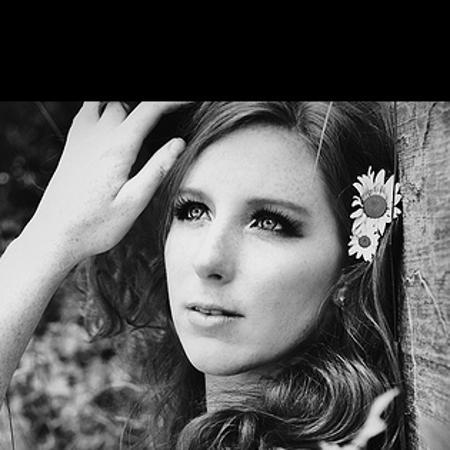
#> input picture kaggle_raw/head-pose-estimation-data-pitch-roll-yaw/New folder/image00483.jpg, 450 x 450 px; its folder holds only this picture in this run
$ python -i app.py   (imports and definitions only)   (older library calls are emulated)
#> lines starting #> are read from the running program, lines starting #| are printed output that depends on the picture
#> further down, picture is the input picture: shape (450, 450, 3); min 0, max 255, mean 89.4
from flask import Flask, render_template, request, jsonify, session, redirect, url_for
import cv2, numpy as np, base64, os, json, time
from datetime import datetime

# [1 line not run here, left out]
# [1 line that did not run here, left out]

# --- Users ---
users = {
    'student1': {'password': 'password1', 'name': 'John Doe', 'role': 'student'},
    'student2': {'password': 'password2', 'name': 'Jane Smith', 'role': 'student'},
    'admin':    {'password': 'admin123',  'name': 'Administrator', 'role': 'admin'}
}

# --- Persistent data stores ---
detection_history = {}
exams_data = {}
exam_sessions = {}

# [37 lines left out: functions load_data, save_detection_data, save_exams_data, save_exam_sessions, not called in this run]

# [1 line not run here, left out]

# [10 lines left out: function ensure_bucket, not called in this run]

# --- Always land on Login first ---
# [3 lines that did not run here, left out]

# --- Auth ---
# [13 lines that did not run here, left out]

# [4 lines that did not run here, left out]

# --- Student dashboard ---
# [8 lines that did not run here, left out]

# --- Admin dashboard ---
# [5 lines that did not run here, left out]

# --- Student history (admin only) ---
# [12 lines that did not run here, left out]

# --- Lightweight CV detectors (heuristics only; no random) ---
face_cascade    = cv2.CascadeClassifier(cv2.data.haarcascades+'haarcascade_frontalface_default.xml')
profile_cascade = cv2.CascadeClassifier(cv2.data.haarcascades+'haarcascade_profileface.xml')
eye_cascade     = cv2.CascadeClassifier(cv2.data.haarcascades+'haarcascade_eye.xml')

def laplacian_variance(gray):
    return float(cv2.Laplacian(gray, cv2.CV_64F).var())

# Global variables for movement and absence detection
prev_frame = None
last_face_detected = None
absence_start_time = None

# Alert cooldown system to prevent spam
last_alert_time = {}
alert_cooldown_seconds = 5  # 5 seconds cooldown per alert type

def analyze_frame(image_bgr):
    """
    Returns one of: 'multiple_people', 'no_face', 'looking_away', 'blur_screen', 'none'
    """
    global prev_frame, last_face_detected, absence_start_time
    import time

    if image_bgr is None or image_bgr.size == 0:
        return 'no_face'

    h, w = image_bgr.shape[:2]
#> h = 450; w = 450
    if max(w, h) > 640:
        scale = 640 / max(w, h)
        image_bgr = cv2.resize(image_bgr, (int(w*scale), int(h*scale)))
    gray = cv2.cvtColor(image_bgr, cv2.COLOR_BGR2GRAY)

    # Store current frame for next comparison
    prev_frame = gray.copy()

    blur = laplacian_variance(gray)
#> blur = 769.5

    # STRICT face detection for multiple people - only use frontal faces for multiple detection
    # Use very strict parameters to avoid false positives
    faces = face_cascade.detectMultiScale(gray, 1.3, 8, minSize=(80, 80), maxSize=(300, 300))
#> faces = [[113, 131, 224, 224]]

    # For multiple people detection, ONLY use frontal faces (no profiles)
    # Profiles will only be used later for "looking away" detection
    allf = list(faces)
#> allf = [[113, 131, 224, 224]]
    filtered_faces = []

    # VERY STRICT overlap filtering - remove any faces that are even slightly overlapping
    for i, face1 in enumerate(allf):
        is_duplicate = False
        for face2 in filtered_faces:
            x1, y1, w1, h1 = face1
            x2, y2, w2, h2 = face2

            # Calculate overlap
            overlap_x = max(0, min(x1 + w1, x2 + w2) - max(x1, x2))
            overlap_y = max(0, min(y1 + h1, y2 + h2) - max(y1, y2))
            overlap_area = overlap_x * overlap_y
            face1_area = w1 * h1
            face2_area = w2 * h2

            # Much stricter overlap threshold - remove if any overlap > 10%
            if overlap_area > 0.1 * min(face1_area, face2_area):
                is_duplicate = True
                break

            # Also check distance between centers - faces must be well separated
            center1_x, center1_y = x1 + w1//2, y1 + h1//2
            center2_x, center2_y = x2 + w2//2, y2 + h2//2
            distance = ((center1_x - center2_x)**2 + (center1_y - center2_y)**2)**0.5
            min_distance = max(w1, h1, w2, h2) * 1.2  # Faces must be at least 1.2x face size apart

            if distance < min_distance:
                is_duplicate = True
                break

        if not is_duplicate:
            # Additional quality check - reject faces that are too small, too large, or near edges
            x, y, w, h = face1
            if (w < 80 or h < 80 or w > 300 or h > 300 or
                x < 20 or y < 20 or x + w > gray.shape[1] - 20 or y + h > gray.shape[0] - 20):
                continue
            filtered_faces.append(face1)
#> this loop made 1 pass
#> after the loop, filtered_faces = [[113, 131, 224, 224]]

    fcnt = len(filtered_faces)
#> fcnt = 1
    current_time = time.time()

    if fcnt == 0:
        # Track absence duration
        if absence_start_time is None:
            absence_start_time = current_time

        # When no face is detected, analyze image to determine if person is absent or looking away
        mean_brightness = np.mean(gray)
        std_brightness = np.std(gray)

        # Check for movement/change from previous frame to detect if person moved away
        movement_detected = False
        if prev_frame is not None:
            diff = cv2.absdiff(gray, prev_frame)
            movement_score = np.mean(diff)
            movement_detected = movement_score > 10  # Threshold for significant movement

        # Time-based analysis
        absence_duration = current_time - absence_start_time if absence_start_time else 0

        # More sophisticated absence detection:
        # 1. Very dark image (person turned off lights) -> no_face
        # 2. Very low contrast (blurry/empty room) -> no_face
        # 3. High brightness + low contrast (empty bright room) -> no_face
        # 4. Absent for more than 5 seconds -> no_face (likely left)
        # 5. Recent movement detected -> looking_away (person moved out of frame)
        # 6. Otherwise -> looking_away (person might be partially visible)

        is_very_dark = mean_brightness < 30
        is_low_contrast = std_brightness < 15
        is_empty_bright_room = mean_brightness > 100 and std_brightness < 25
        is_long_absence = absence_duration > 5.0  # 5 seconds

        if is_very_dark or is_low_contrast or is_empty_bright_room or is_long_absence:
            decision = 'no_face'
            print(f"No face detected - person absent: brightness={mean_brightness:.1f}, contrast={std_brightness:.1f}, duration={absence_duration:.1f}s")
        elif movement_detected:
            # Check if we can detect profile faces (for looking away detection)
            profs = profile_cascade.detectMultiScale(gray, 1.1, 3, minSize=(30, 30))
            if len(profs) > 0:
                decision = 'looking_away'
                print(f"No face but profile detected (looking away): brightness={mean_brightness:.1f}, movement={movement_score:.1f}")
            else:
                decision = 'looking_away'
                print(f"No face but person moved away: brightness={mean_brightness:.1f}, movement={movement_score:.1f}")
        else:
            # Check if we can detect profile faces (for looking away detection)
            profs = profile_cascade.detectMultiScale(gray, 1.1, 3, minSize=(30, 30))
            if len(profs) > 0:
                decision = 'looking_away'
                print(f"No frontal face but profile detected (looking away): brightness={mean_brightness:.1f}, contrast={std_brightness:.1f}")
            else:
                decision = 'looking_away'
                print(f"No face but looking away detected: brightness={mean_brightness:.1f}, contrast={std_brightness:.1f}")
    elif fcnt >= 2:
        # Face detected - reset absence tracking
        last_face_detected = current_time
        absence_start_time = None
        decision = 'multiple_people'
        print(f"Multiple people detected: {fcnt} faces")
    else:
        # Face detected - reset absence tracking
        last_face_detected = current_time
        absence_start_time = None

        # one face → check eyes/aspect (looking away)
        x, y, wf, hf = max(filtered_faces, key=lambda r: r[2]*r[3])
#> wf = 224; hf = 224
        aspect = (wf/float(hf)) if hf else 0.0
#> aspect = 1
        roi = gray[y:y+hf, x:x+wf]
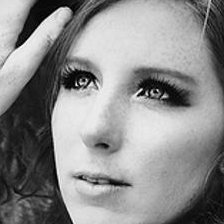
#> roi: shape (224, 224); min 0, max 255, mean 139.5
        # Try multiple eye detection methods for better sensitivity
        eyes = eye_cascade.detectMultiScale(roi, 1.05, 2)  # Even more lenient
#> eyes = [[87, 127, 35, 35], [55, 58, 46, 46], [126, 65, 53, 53], [69, 151, 61, 61]]
        eyes_alt = eye_cascade.detectMultiScale(roi, 1.1, 1)  # Alternative detection
#> eyes_alt = [[88, 130, 31, 31], [55, 58, 46, 46], [124, 64, 55, 55], [67, 144, 72, 72]]

        # Use the detection that finds more eyes
        eyes_count = max(len(eyes), len(eyes_alt))
#> eyes_count = 4

        # More sensitive looking away detection
        face_area = wf * hf
#> face_area = 50176
        image_area = gray.shape[0] * gray.shape[1]
#> image_area = 202500
        face_ratio = face_area / image_area
#> face_ratio = 0.248

        # More sensitive triggers for looking away:
        # 1. Face is wide (side profile) - lowered threshold
        # 2. Face is small (partial face) - increased threshold
        # 3. No eyes detected (most important indicator)
        # 4. Face positioned off-center (looking to side)
        face_center_x = x + wf/2
#> face_center_x = 225
        image_center_x = gray.shape[1] / 2
#> image_center_x = 225
        face_offset = abs(face_center_x - image_center_x) / image_center_x
#> face_offset = 0

        is_side_profile = aspect > 1.1  # Lowered from 1.2
#> is_side_profile = False
        is_partial_face = face_ratio < 0.08  # Increased from 0.05 (8% instead of 5%)
#> is_partial_face = False
        is_off_center = face_offset > 0.3  # Face is more than 30% off center
#> is_off_center = False
        no_eyes = eyes_count == 0
#> no_eyes = False

        # Trigger looking away if any of these conditions are met:
        # - Side profile OR partial face OR off-center face, AND no eyes detected
        # - OR just no eyes detected (most sensitive)
        decision = 'looking_away' if ((is_side_profile or is_partial_face or is_off_center) and no_eyes) or no_eyes else 'none'
#> decision = 'none'
        if decision == 'looking_away':
            print(f"Looking away detected: aspect={aspect:.2f}, eyes={eyes_count}, face_ratio={face_ratio:.3f}, offset={face_offset:.2f}")

    # blur detection - only trigger for very blurry images (much more lenient threshold)
    # Normal laptop webcams typically have blur values between 50-200
    if blur < 15.0 and decision in ('none','looking_away'):
        decision = 'blur_screen'
        print(f"Blur detected: {blur:.2f} (threshold: 15.0)")

    return decision

# --- Analyze endpoint (alert only when detection happens) ---
# [74 lines that did not run here, left out]

# --- Tab switching (counts + admin visibility) ---
# [37 lines that did not run here, left out]

# --- Exam Management Routes ---

# Create new exam
# [21 lines that did not run here, left out]

# List all exams
# [6 lines that did not run here, left out]

# Start exam session
# [23 lines that did not run here, left out]

# Stop exam session
# [19 lines that did not run here, left out]

# Student exam dashboard
# [17 lines that did not run here, left out]

# Direct exam start - show questions and start monitoring
# [25 lines that did not run here, left out]

# Submit exam answer
# [17 lines that did not run here, left out]

# Submit detection data during exam
# [24 lines that did not run here, left out]

# View exam results
# [15 lines that did not run here, left out]

# [4 lines not run here, left out]

>>> import cv2
>>> picture = cv2.imread('kaggle_raw/head-pose-estimation-data-pitch-roll-yaw/New folder/image00483.jpg')
>>> result = analyze_frame(picture)
#> result = 'none'

$ run again, on kaggle_raw/head-pose-estimation-data-pitch-roll-yaw/New folder/image00606.jpg
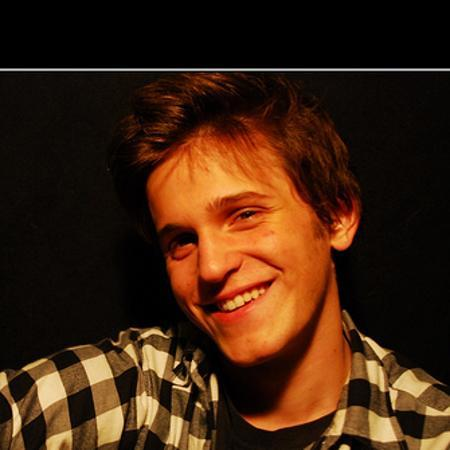
#> input picture kaggle_raw/head-pose-estimation-data-pitch-roll-yaw/New folder/image00606.jpg, 450 x 450 px
#> picture is the input picture: shape (450, 450, 3); mean B, G, R 16.2, 35.7, 64.4
#> in analyze_frame, `gray = cv2.cvtColor(image_bgr, cv2.COLOR_BGR2GRAY)`:
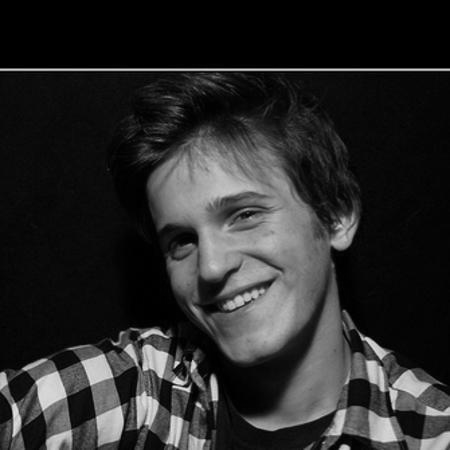
#> gray: shape (450, 450); min 0, max 232, mean 42.1
#> blur = 299.9
#> faces = ()
#> allf = []
#> fcnt = 0
#> mean_brightness = 42.06
#> std_brightness = 56.24
#> diff: shape (450, 450); every value is 0
#> movement_score = 0
#> movement_detected = False
#> profs = ()
#| No face but looking away detected: brightness=42.1, contrast=56.2
#> result = 'looking_away'

$ run again, on kaggle_raw/head-pose-estimation-data-pitch-roll-yaw/New folder/image00679.jpg
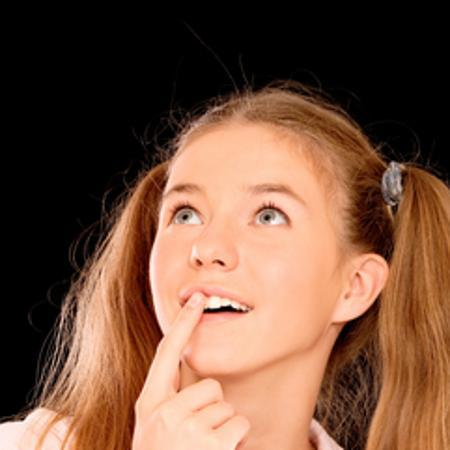
#> input picture kaggle_raw/head-pose-estimation-data-pitch-roll-yaw/New folder/image00679.jpg, 450 x 450 px
#> picture is the input picture: shape (450, 450, 3); mean B, G, R 61.6, 81.4, 116.4
#> in analyze_frame, `gray = cv2.cvtColor(image_bgr, cv2.COLOR_BGR2GRAY)`:
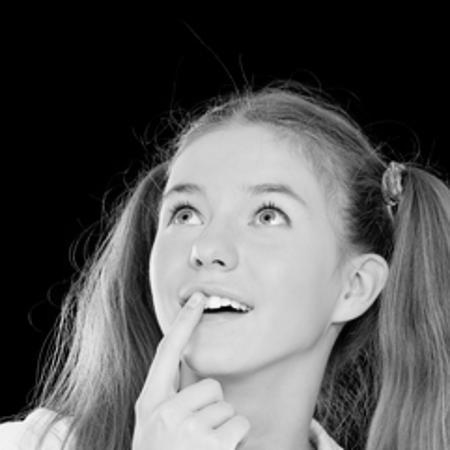
#> gray: shape (450, 450); min 0, max 252, mean 89.6
#> blur = 130.4
#> faces = [[113, 118, 233, 233]]
#> the loop in analyze_frame, `for i, face1 in enumerate(allf):` made 1 pass
#> fcnt = 1
#> wf = 233
#> aspect = 1
#> in analyze_frame, `roi = gray[y:y+hf, x:x+wf]`:
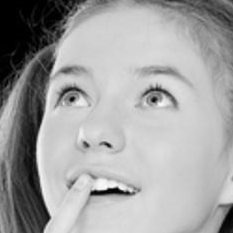
#> roi: shape (233, 233); min 0, max 252, mean 161.8
#> eyes = [[48, 75, 45, 45], [129, 70, 53, 53], [74, 132, 22, 22], [57, 144, 80, 80]]
#> eyes_alt = [[49, 74, 44, 44], [72, 133, 23, 23], [94, 131, 27, 27], [127, 68, 57, 57], [52, 166, 30, 30]]
#> eyes_count = 5
#> face_area = 54289
#> face_ratio = 0.268
#> face_center_x = 229.5
#> face_offset = 0.02
#> is_side_profile = False
#> decision = 'none'
